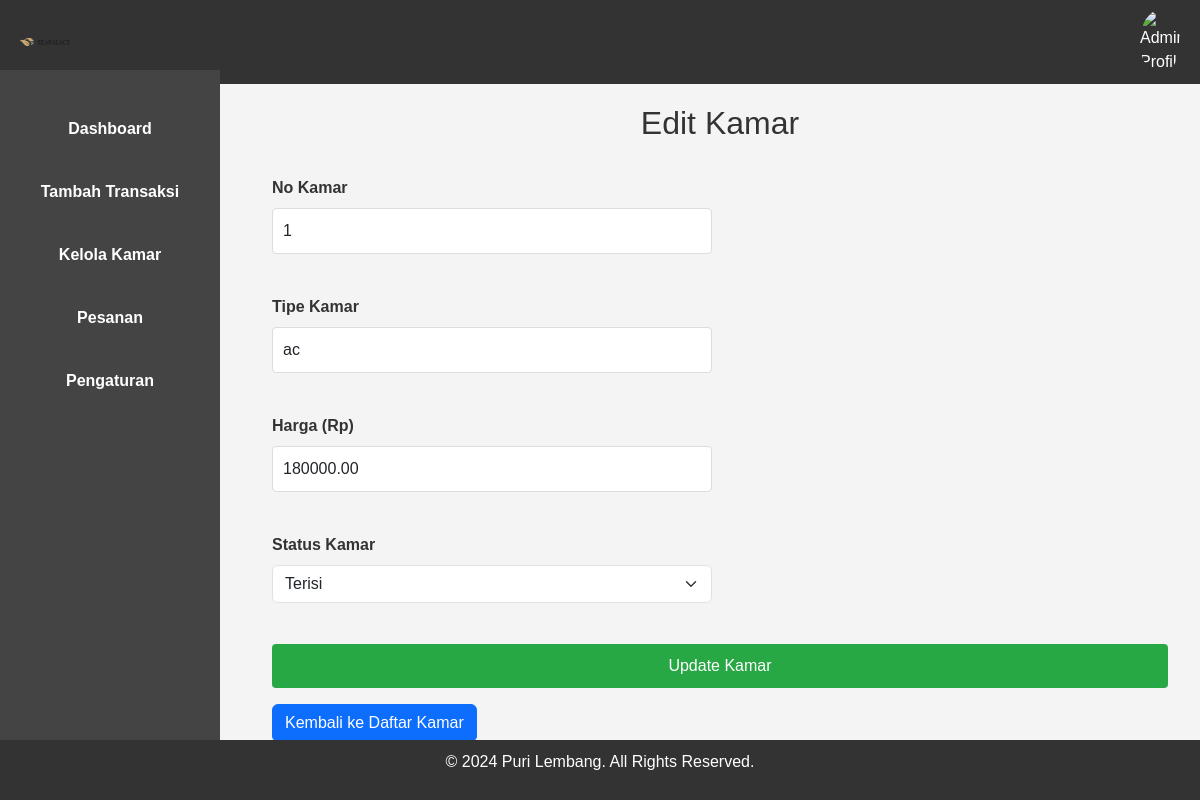
Screenshot of /admin/update-kamar.php?id=53 with the database file from the repository.
### tables this page shows
CREATE TABLE `kamar` (
  `id_kamar` int(11) NOT NULL,
  `no_kamar` int(11) NOT NULL,
  `tipe_kamar` varchar(50) DEFAULT NULL,
  `bed` enum('Single Bed','Double Bed') NOT NULL,
  `harga` decimal(10,2) DEFAULT NULL,
  `status_kamar` enum('tersedia','terisi') DEFAULT 'tersedia',
  `gambar` longblob NOT NULL
);

### admin/update-kamar.php (the view, shortened to what this page needs)
<?php
require 'koneksi.php';
$id = $_GET['id'];
$stmt = $pdo->prepare("SELECT * FROM kamar WHERE id_kamar = ?");
$stmt->execute([$id]);
$room = $stmt->fetch();
?>
<!DOCTYPE html>
<html lang="en">
<head>
    <link href="https://cdn.jsdelivr.net/npm/bootstrap@5.3.0-alpha1/dist/css/bootstrap.min.css" rel="stylesheet">
    <link rel="stylesheet" href="styles.css">
</head>
<body>
    <header>
        <div class="logo-container">
            <img src="logo.png" alt="Puri Lembang Logo" class="logo">
            <h1>Puri Lembang</h1>
        </div>
        <div class="profile-container">
            <img src="profile.png" alt="Admin Profile" class="profile-logo">
        </div>
    </header>
    <div class="sidebar">
        <ul>
            <li><a href="index.php" class="<?php echo ($current_page == 'index.php') ? 'active' : ''; ?>">Dashboard</a></li>
            <li><a href="tambah-transaksi.php" class="<?php echo ($current_page == 'tambah-transaksi.php') ? 'active' : ''; ?>">Tambah Transaksi</a></li>
            <li><a href="index-kamar.php" class="<?php echo ($current_page == 'index-kamar.php') ? 'active' : ''; ?>">Kelola Kamar</a></li>
            <li><a href="pesanan.php" class="<?php echo ($current_page == 'pesanan.php') ? 'active' : ''; ?>">Pesanan</a></li>
            <li><a href="pengaturan.php" class="<?php echo ($current_page == 'pengaturan.php') ? 'active' : ''; ?>">Pengaturan</a></li>
        </ul>
    </div>
    <div class="main-content">
        <h2>Edit Kamar</h2>
        <div class="container mt-4">
            <form action="update-kamar.php?id=<?php echo $id; ?>" method="POST" class="row g-3">
                <div class="col-md-6">
                    <label for="no_kamar" class="form-label">No Kamar</label>
                    <input type="number" id="no_kamar" name="no_kamar" class="form-control" value="<?php echo $room['no_kamar']; ?>" required>
                </div>
                <div class="col-md-6">
                    <label for="tipe_kamar" class="form-label">Tipe Kamar</label>
                    <input type="text" id="tipe_kamar" name="tipe_kamar" class="form-control" value="<?php echo $room['tipe_kamar']; ?>" required>
                </div>
                <div class="col-md-6">
                    <label for="harga" class="form-label">Harga (Rp)</label>
                    <input type="number" id="harga" name="harga" class="form-control" value="<?php echo $room['harga']; ?>" required>
                </div>
                <div class="col-md-6">
                    <label for="status_kamar" class="form-label">Status Kamar</label>
                    <select id="status_kamar" name="status_kamar" class="form-select" required>
                        <option value="terisi" <?php echo $room['status_kamar'] == 'terisi' ? 'selected' : ''; ?>>Terisi</option>
                    </select>
                </div>
                <div class="col-12">
                    <input type="submit" class="btn btn-success w-100" value="Update Kamar">
                </div>
            </form>
            <a href="index-kamar.php" class="btn btn-primary mt-3">Kembali ke Daftar Kamar</a>
        </div>
    </div>
    <footer>
        <p>© 2024 Puri Lembang. All Rights Reserved.</p>
    </footer>
</body>
</html>

### admin/styles.css (style rules this page uses)
body { font-family: Arial, sans-serif; margin: 0; padding: 0; background-color: #f4f4f4; }
header { display: flex; justify-content: space-between; align-items: center; background-color: #333; color: white; padding: 10px 20px; }
.logo-container { display: flex; align-items: center; }
.logo { width: 50px; margin-right: 10px; }
.profile-container { display: flex; align-items: center; }
.profile-logo { width: 40px; border-radius: 50%; }
.sidebar { position: fixed; top: 70px; left: 0; width: 220px; height: calc(100vh - 70px); background-color: #444; padding-top: 20px; display: flex; flex-direction: column; }
.sidebar ul { list-style-type: none; padding: 0; margin: 0; }
.sidebar ul li { margin: 10px 0; }
.sidebar ul li a { display: block; padding: 12px 15px; color: white; text-decoration: none; font-weight: bold; transition: background-color 0.3s, padding-left 0.3s; }
.main-content { margin-left: 240px; padding: 20px; flex: 1; }
h1, h2 { color: #333; text-align: center; }
h2 { color: #333; }
form { display: flex; flex-direction: column; }
label { margin-top: 10px; margin-bottom: 5px; font-weight: bold; color: #333; }
input[type="text"], input[type="number"], input[type="date"], select { padding: 10px; border: 1px solid #ddd; border-radius: 4px; font-size: 16px; margin-bottom: 15px; width: 100%; box-sizing: border-box; }
input[type="submit"] { padding: 10px; background-color: #28a745; color: white; font-size: 16px; border: none; border-radius: 4px; cursor: pointer; margin-top: 10px; }
a { display: block; margin-top: 15px; text-align: center; text-decoration: none; color: #007bff; }
footer { background-color: #333; color: white; text-align: center; padding: 10px 0; position: fixed; bottom: 0; width: 100%; }

### rows the page displays
kamar: no_kamar "1", tipe_kamar "ac", harga "180000.00", status_kamar "Terisi"
